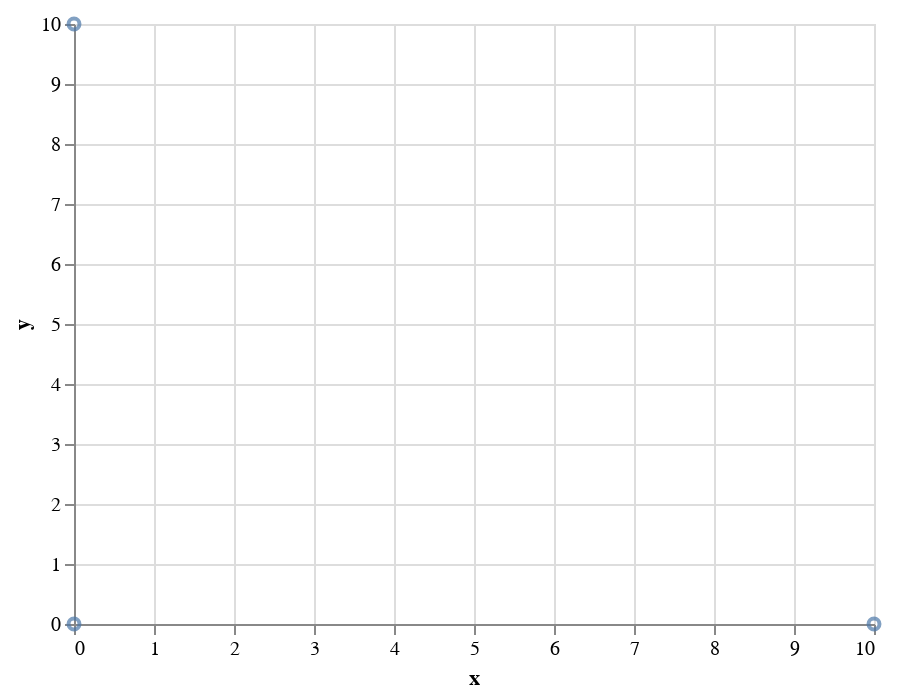

The code cell stored with this chart in its notebook:
### Code cell
accesPoints_locations = pd.DataFrame({
    'x': [0,  0, 10],
    'y': [0, 10,  0]
})
alt.Chart(accesPoints_locations).mark_point().encode(
    x="x", y="y"
)

### Figure 1 — Vega-Lite specification as saved in the notebook (floating-point values rounded to 4 significant figures)
{"config": {"view": {"continuousWidth": 400, "continuousHeight": 300}}, "data": {"name": "data-cb0310aa4edb013535d6c5644dbc0ae5"}, "mark": "point", "encoding": {"x": {"type": "quantitative", "field": "x"}, "y": {"type": "quantitative", "field": "y"}}, "$schema": "https://vega.github.io/schema/vega-lite/v4.0.0.json", "datasets": {"data-cb0310aa4edb013535d6c5644dbc0ae5": [{"x": 0, "y": 0}, {"x": 0, "y": 10}, {"x": 10, "y": 0}]}}
